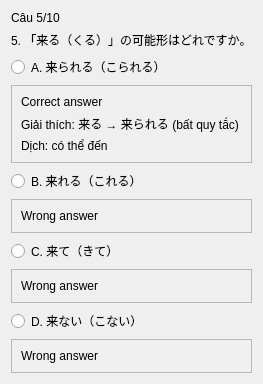
               <widget class="QWidget" name="page_3">
                <layout class="QVBoxLayout" name="verticalLayout_20">
                 <item>
                  <widget class="QLabel" name="label_28">
                   <property name="text">
                    <string>Câu 5/10</string>
                   </property>
                  </widget>
                 </item>
                 <item>
                  <widget class="QLabel" name="label_29">
                   <property name="text">
                    <string>5. 「来る（くる）」の可能形はどれですか。</string>
                   </property>
                  </widget>
                 </item>
                 <item>
                  <widget class="QRadioButton" name="radioButton_9">
                   <property name="text">
                    <string>A. 来られる（こられる）</string>
                   </property>
                  </widget>
                 </item>
                 <item>
                  <widget class="QFrame" name="frame_17">
                   <property name="frameShape">
                    <enum>QFrame::StyledPanel</enum>
                   </property>
                   <property name="frameShadow">
                    <enum>QFrame::Raised</enum>
                   </property>
                   <layout class="QVBoxLayout" name="verticalLayout_21">
                    <item>
                     <widget class="QLabel" name="label_32">
                      <property name="text">
                       <string>Correct answer</string>
                      </property>
                     </widget>
                    </item>
                    <item>
                     <widget class="QLabel" name="label_31">
                      <property name="text">
                       <string>Giải thích: 来る → 来られる (bất quy tắc)</string>
                      </property>
                     </widget>
                    </item>
                    <item>
                     <widget class="QLabel" name="label_30">
                      <property name="text">
                       <string>Dịch: có thể đến</string>
                      </property>
                     </widget>
                    </item>
                   </layout>
                  </widget>
                 </item>
                 <item>
                  <widget class="QRadioButton" name="radioButton_10">
                   <property name="text">
                    <string>B. 来れる（これる）</string>
                   </property>
                  </widget>
                 </item>
                 <item>
                  <widget class="QFrame" name="frame_18">
                   <property name="frameShape">
                    <enum>QFrame::StyledPanel</enum>
                   </property>
                   <property name="frameShadow">
                    <enum>QFrame::Raised</enum>
                   </property>
                   <layout class="QVBoxLayout" name="verticalLayout_22">
                    <item>
                     <widget class="QLabel" name="label_33">
                      <property name="text">
                       <string>Wrong answer</string>
                      </property>
                     </widget>
                    </item>
                   </layout>
                  </widget>
                 </item>
                 <item>
                  <widget class="QRadioButton" name="radioButton_11">
                   <property name="text">
                    <string>C. 来て（きて）</string>
                   </property>
                  </widget>
                 </item>
                 <item>
                  <widget class="QFrame" name="frame_19">
                   <property name="frameShape">
                    <enum>QFrame::StyledPanel</enum>
                   </property>
                   <property name="frameShadow">
                    <enum>QFrame::Raised</enum>
                   </property>
                   <layout class="QVBoxLayout" name="verticalLayout_23">
                    <item>
                     <widget class="QLabel" name="label_34">
                      <property name="text">
                       <string>Wrong answer</string>
                      </property>
                     </widget>
                    </item>
                   </layout>
                  </widget>
                 </item>
                 <item>
                  <widget class="QRadioButton" name="radioButton_12">
                   <property name="text">
                    <string>D. 来ない（こない）</string>
                   </property>
                  </widget>
                 </item>
                 <item>
                  <widget class="QFrame" name="frame_20">
                   <property name="frameShape">
                    <enum>QFrame::StyledPanel</enum>
                   </property>
                   <property name="frameShadow">
                    <enum>QFrame::Raised</enum>
                   </property>
                   <layout class="QVBoxLayout" name="verticalLayout_24">
                    <item>
                     <widget class="QLabel" name="label_35">
                      <property name="text">
                       <string>Wrong answer</string>
                      </property>
                     </widget>
                    </item>
                   </layout>
                  </widget>
                 </item>
                </layout>
               </widget>
